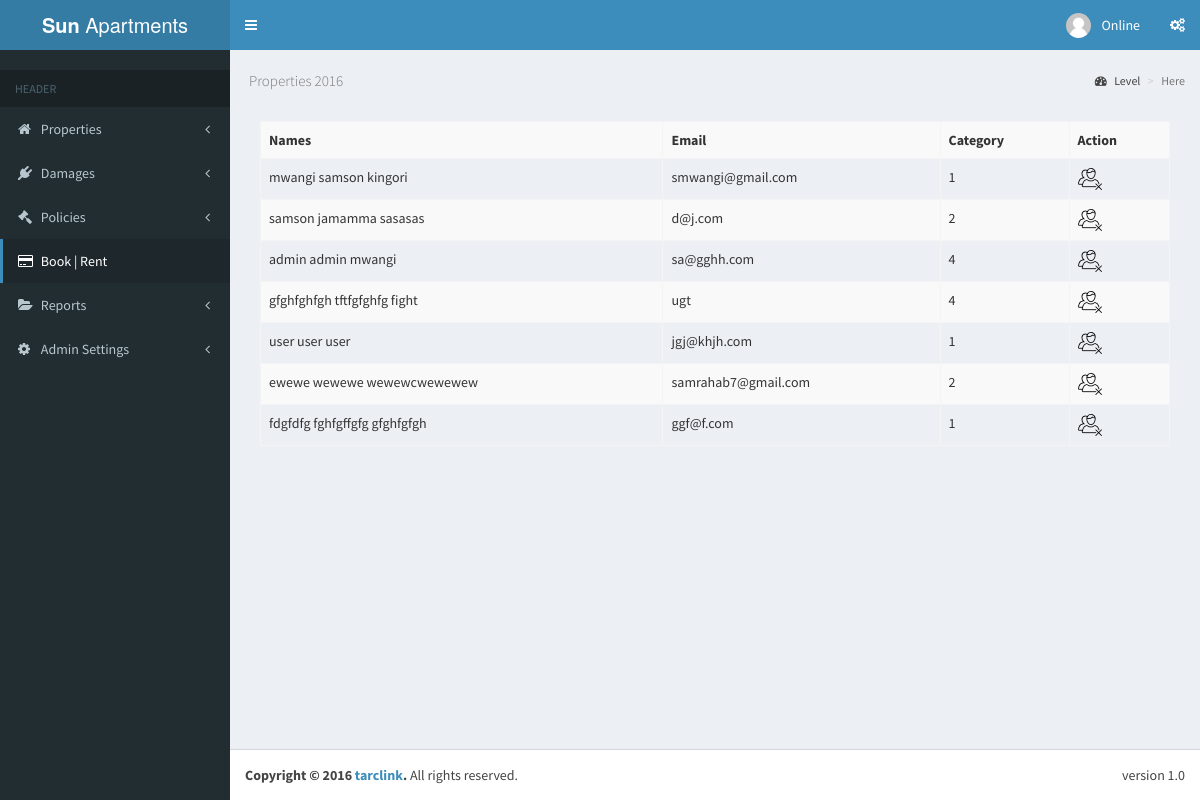
The page /admin/deactivator.php (signed in) on the database its author committed.
### tables this page shows
CREATE TABLE `users` (
  `userid` int(11) NOT NULL,
  `username` varchar(250) NOT NULL,
  `emailad` varchar(20) NOT NULL,
  `idcard` int(20) NOT NULL,
  `phonenum` int(20) NOT NULL,
  `password` varchar(100) NOT NULL,
  `sirname` varchar(20) NOT NULL,
  `othernames` varchar(20) NOT NULL,
  `category` varchar(50) NOT NULL,
  `status` varchar(50) NOT NULL,
  `logs` varchar(200) NOT NULL,
  `bank_name` varchar(50) NOT NULL,
  `bank_account` int(50) NOT NULL,
  `pass_status` varchar(250) NOT NULL
);

### admin/deactivator.php (the view, shortened to what this page needs)
<?php
$userid=$_SESSION['userid'];
$result=mysql_query("SELECT * from users where userid='$userid'")or die(mysql_error);
$row=mysql_fetch_array($result);
$user_id=$row['userid'];
?>
<?php include 'xh.php'?>
    <section class="content">
      <?php
      include("../connection/dbconn.php");
      $query="SELECT * FROM users WHERE userid <> '$user_id' AND  status='active'";
      $resource=mysql_query($query,$conn);
      echo "
		<table align=\"center\" border=\"0\" width=\"100%\" class=\"table table-bordered table-striped\">
		<tr>
		<td><b>Names</b></td><td><b>Email</b></td> <td><b>Category</b></td></td><td><b>Action</b></td></tr> ";
      while($result=mysql_fetch_array($resource))
      {
        echo "<tr><td>".$result[6]."&nbsp".$result[7]."</td><td>".$result[2]."</td><td>".$result[8]."</td><td>
	<a href=\"deac_.php?userid=".$result[0]."\"><img border=\"0\" src=\"../images/deactivate.png\"/></a>
	</td></tr>";
      } echo "</table>";
      ?>
<?php include 'xf.php'?>

### rows shown on the page
users: sirname "mwangi", othernames "samson kingori", emailad "smwangi@gmail.com", category "1"
users: sirname "samson", othernames "jamamma sasasas", emailad "d@j.com", category "2"
users: sirname "admin", othernames "admin mwangi", emailad "sa@gghh.com", category "4"
users: sirname "gfghfghfgh", othernames "tftfgfghfg fight", emailad "ugt", category "4"
users: sirname "user", othernames "user user", emailad "jgj@khjh.com", category "1"
users: sirname "ewewe wewewe", othernames "wewewcwewewew", emailad "samrahab7@gmail.com", category "2"
users: sirname "fdgfdfg", othernames "fghfgffgfg gfghfgfgh", emailad "ggf@f.com", category "1"
